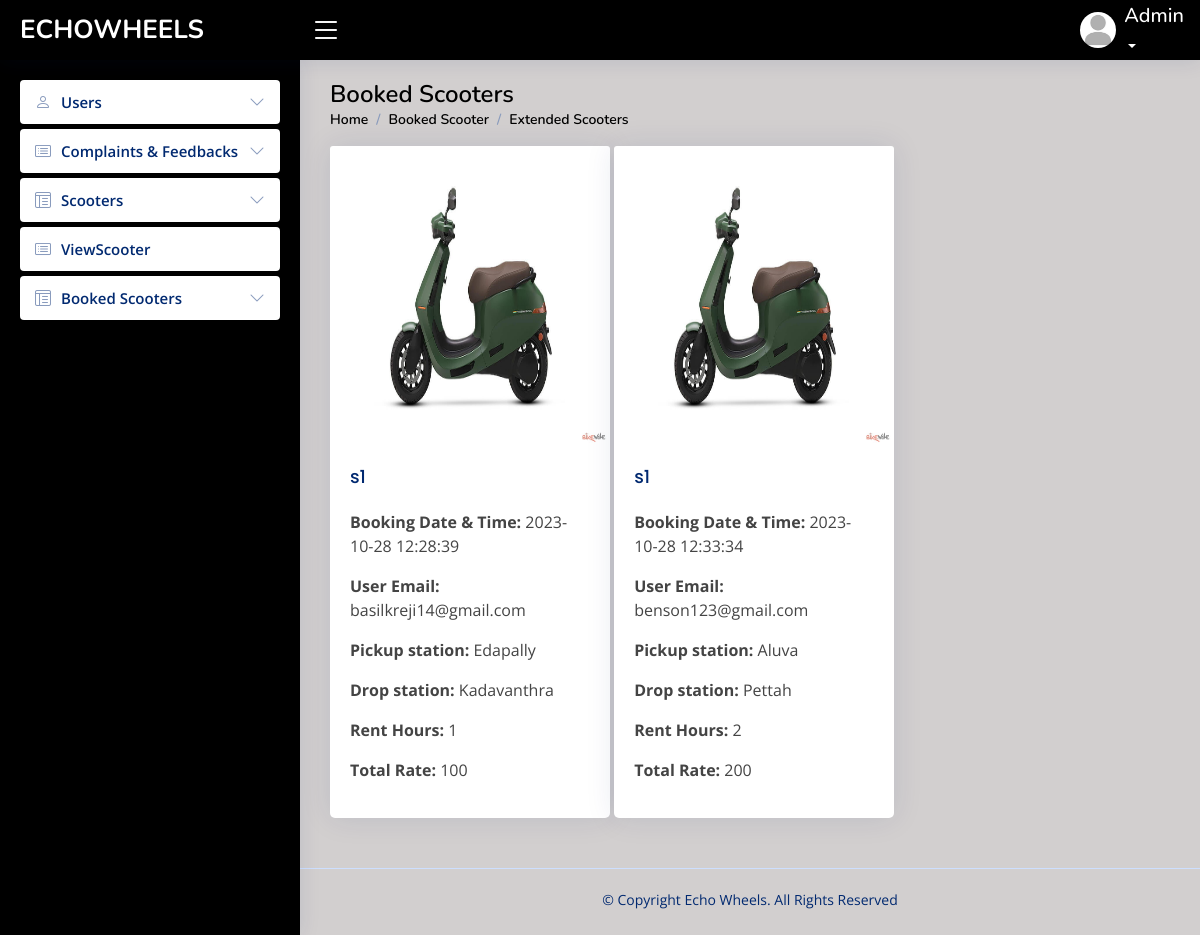
Page /admin/extendbookedscooter.php on the committed database.
### tables this page shows
CREATE TABLE `extendbooking` (
  `extend_id` int(50) NOT NULL,
  `booking_id` int(50) NOT NULL,
  `scooter_name` varchar(50) NOT NULL,
  `scooter_id` varchar(50) NOT NULL,
  `scooter_rate` varchar(50) NOT NULL,
  `user_name` varchar(50) NOT NULL,
  `user_email` varchar(50) NOT NULL,
  `pickup_station` varchar(50) NOT NULL,
  `drop_station` varchar(50) NOT NULL,
  `booking_date` datetime NOT NULL,
  `extend_rent_hour` time NOT NULL,
  `extend_total` varchar(50) NOT NULL,
  `extend_payment` int(11) NOT NULL,
  `status` int(11) NOT NULL
);

CREATE TABLE `product` (
  `product_id` int(40) NOT NULL,
  `image` varchar(50) NOT NULL DEFAULT 'default.jpg',
  `scooter_name` varchar(50) NOT NULL,
  `scooter_category` varchar(50) NOT NULL,
  `scooter_model_year` varchar(50) NOT NULL,
  `scooter_brand` varchar(50) NOT NULL,
  `scooter_plate_number` varchar(50) NOT NULL,
  `color` varchar(50) NOT NULL,
  `stock` varchar(50) NOT NULL,
  `description` varchar(50) NOT NULL,
  `amount` varchar(30) NOT NULL
);

### connect.php (called while the page is built, shortened)
<?php
$dbname="echowheels";
$conn=mysqli_connect("localhost","root","",$dbname);
function select_data($sql)
{
  global $conn;
  $res = mysqli_query($conn, $sql);
  if ($res)
    return $res;
  else
    return False;
}
?>

### admin/extendbookedscooter.php (the view, shortened to what this page needs)
<?php
include("header.php");
?>
<main id="main" class="main">
    <div class="pagetitle">
      <h1>Booked Scooters</h1>
      <nav>
        <ol class="breadcrumb">
          <li class="breadcrumb-item"><a href="viewscooter.php">Home</a></li>
          <li class="breadcrumb-item">Booked Scooter</li>
          <li class="breadcrumb-item active">Extended Scooters</li>
        </ol>
      </nav>
    </div>
    <?php
            $sql="select * from extendbooking where status=1" ;
            $res=select_data($sql);
            while($arr=mysqli_fetch_assoc($res)){
            $scooterid=$arr['scooter_id'];
            $sql1 = "select * from product where product_id=$scooterid";
            $res1 = select_data($sql1);
            $row1 = mysqli_fetch_assoc($res1)
            ?>
             <div class="col-md-4" style="margin:0px;display: inline-block;">
                    <div class="card">
                        <img class="card-img-top" src="../admin/uploads/products/<?php echo $row1['image']; ?>" alt="Card image cap" style="height: 300px;">
                        <div class="card-body">
                        <h5 class="card-title"><?php echo $arr['scooter_name']; ?></h5>
                        <p class="card-text"><b>Booking Date & Time:</b> <?php echo $arr['booking_date']; ?></p>
                        <p class="card-text"><b>User Email:</b> <?php echo $arr['user_email']; ?></p>
                        <p class="card-text"><b>Pickup station:</b> <?php echo $arr['pickup_station']; ?></p>
                            <p class="card-text"><b>Drop station:</b> <?php echo $arr['drop_station']; ?></p>
                            <p class="card-text"><b>Rent Hours:</b> <?php echo (int)$arr['extend_rent_hour']; ?></p>
                            <p class="card-text"><b>Total Rate:</b> <?php echo $arr['extend_total']; ?></p>
                            </div>
                    </div>
                </div>
            <?php
            }
            ?>
    </main>

### admin/assets/css/styleeeee.css (style rules this page uses)
:root { scroll-behavior: smooth; }
body { font-family: "Open Sans", sans-serif; background: #d2cfcf; color: #444444; }
a { color: #4154f1; text-decoration: none; }
h1, h2, h3, h4, h5, h6 { font-family: "Nunito", sans-serif; }
#main { margin-top: 60px; padding: 20px 30px; transition: all 0.3s; }
.pagetitle { margin-bottom: 10px; }
.pagetitle h1 { font-size: 24px; margin-bottom: 0; font-weight: 600; color: #000000; }
.card { margin-bottom: 30px; border: none; border-radius: 5px; box-shadow: 0px 0 30px rgba(1, 41, 112, 0.1); }
.card-title { padding: 20px 0 15px 0; font-size: 18px; font-weight: 500; color: #012970; font-family: "Poppins", sans-serif; }
.card-body { padding: 0 20px 20px 20px; }
.breadcrumb { font-size: 14px; font-family: "Nunito", sans-serif; color: #000000; font-weight: 600; }
.breadcrumb a { color: #000000; transition: 0.3s; }
.breadcrumb .breadcrumb-item::before { color: #899bbd; }
.breadcrumb .active { color: #000000; font-weight: 600; }
@media (min-width: 1200px) { #main, #footer { margin-left: 300px; } }
.footer { padding: 20px 0; font-size: 14px; transition: all 0.3s; border-top: 1px solid #cddfff; }
.footer .copyright { text-align: center; color: #012970; }
.footer .credits { padding-top: 5px; text-align: center; font-size: 13px; color: #012970; }

### rows in the picture
extendbooking: product.image (picture), scooter_name "s1", booking_date "2023-10-28 12:28:39", user_email "basilkreji14@gmail.com", pickup_station "Edapally", drop_station "Kadavanthra", extend_rent_hour "1", extend_total "100"
extendbooking: product.image (picture), scooter_name "s1", booking_date "2023-10-28 12:33:34", user_email "benson123@gmail.com", pickup_station "Aluva", drop_station "Pettah", extend_rent_hour "2", extend_total "200"
